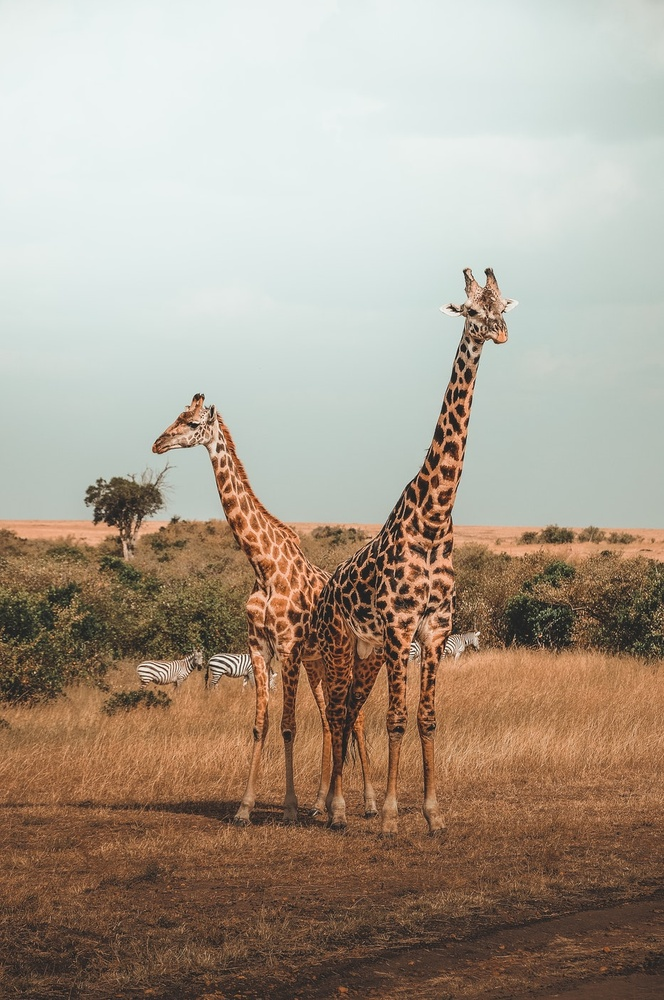
#> input picture Udemy/Python_CV_OpenCV&DL_JosePortilla/Data/giraffes.jpg, 664 x 1000 px, shrunk from 933 x 1405 before the run
$ jupyter execute Image-Processing-Assessment.ipynb   (shell and % lines are left out)   (older library calls are emulated)
#> lines starting #> are read from the running program, lines starting #| are printed output that depends on the picture; after the words box and inside, x2 and y2 are one past the last pixel; in counts of white or black regions, pixels touching at a corner belong together
<a href="https://www.pieriandata.com"></a>
*Copyright Pierian Data Inc.*

# Image Processing Assessment

Complete the tasks in bold below! Feel free to treat this as a code along by skipping this assessment lecture and moving straight to the solutions lecture!

**Some Useful Code is already here for you in the cells below:**

[cell 1]
import cv2
import matplotlib.pyplot as plt
import numpy as np

[cell 2]
def display_img(img,cmap=None):
    fig = plt.figure(figsize=(12,10))
    ax = fig.add_subplot(111)
    ax.imshow(img,cmap)

**TASK: Open and display the giaraffes.jpg image that is located in the DATA folder.**

[cell 3]
color_giaraffes = cv2.imread('../Data/giraffes.jpg')
#> color_giaraffes is the input picture: shape (1000, 664, 3); mean B, G, R 141.5, 156.7, 170
show_color_giaraffes = cv2.cvtColor(color_giaraffes,cv2.COLOR_BGR2RGB)
display_img(show_color_giaraffes)

**TASK:Apply a binary threshold onto the image.**

[cell 4]
gray_giaraffes = cv2.cvtColor(color_giaraffes,cv2.COLOR_BGR2GRAY)
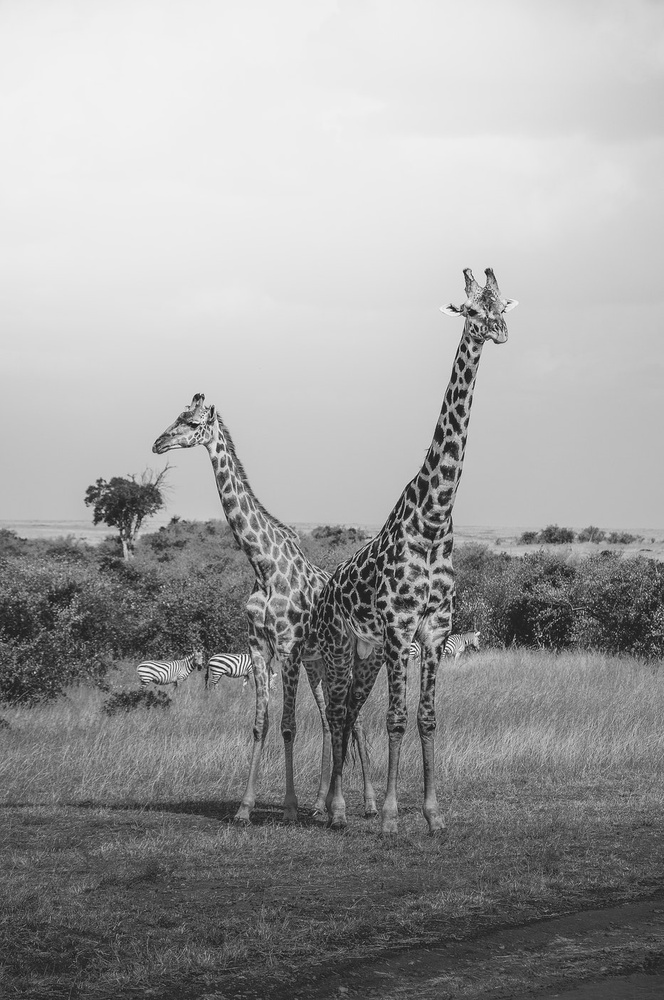
#> gray_giaraffes: shape (1000, 664); min 6, max 252, mean 158.9
ret,binary_giaraffe = cv2.threshold(gray_giaraffes,128,255,cv2.THRESH_BINARY)
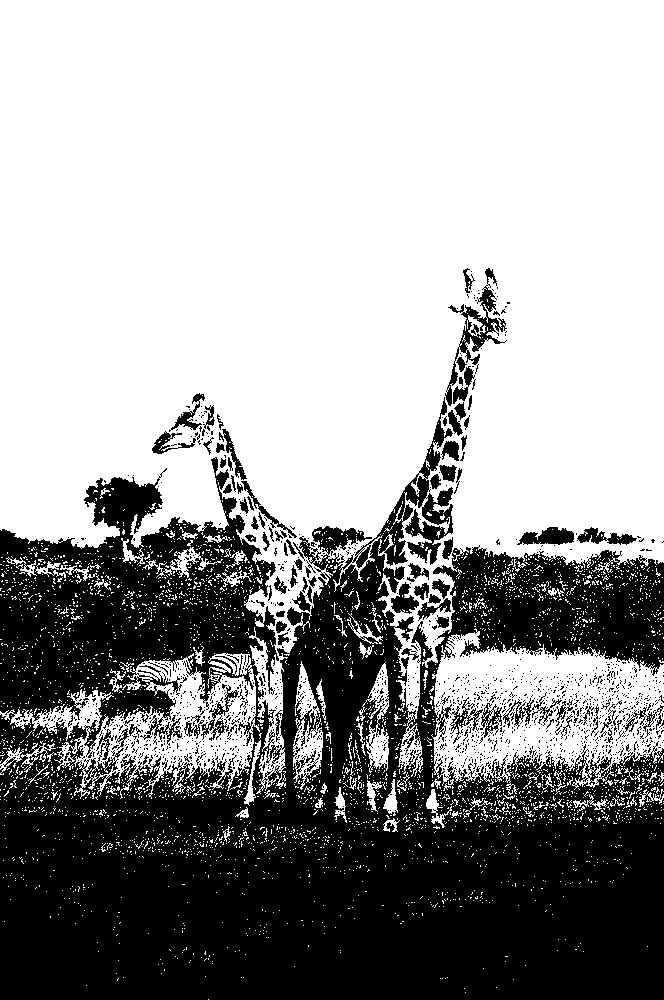
#> binary_giaraffe: shape (1000, 664); 62.1% white; 1579 black regions (1473 under 20 px), largest, box (x1, y1, x2, y2) and area: (0, 397, 664, 1000) 235546, (445, 268, 507, 406) 1539, (517, 527, 574, 545) 672
display_img(binary_giaraffe,'gray')

**TASK: Open the giaraffes.jpg file from the DATA folder and convert its colorspace to  HSV and display the image.**

[cell 5]
color_ToHSV_giaraffes = cv2.imread('../Data/giraffes.jpg')
hsv_giaraffes = cv2.cvtColor(color_ToHSV_giaraffes,cv2.COLOR_BGR2HSV)
#> hsv_giaraffes: shape (1000, 664, 3); mean H, S, V 45.8, 68.1, 174.8
display_img(hsv_giaraffes)

**TASK: Create a low pass filter with a 4 by 4 Kernel filled with values of 1/10 (0.01) and then use 2-D Convolution to blur the giraffer image (displayed in normal RGB)**

[cell 6]
kernel = np.ones((4,4),dtype=np.uint8)*(0.1)
print(kernel)

[cell 7]
color_giarafees = cv2.imread('../Data/giraffes.jpg')
img = cv2.cvtColor(color_giarafees,cv2.COLOR_BGR2RGB)
blurr_giaraffes = cv2.filter2D(img,-1,kernel)
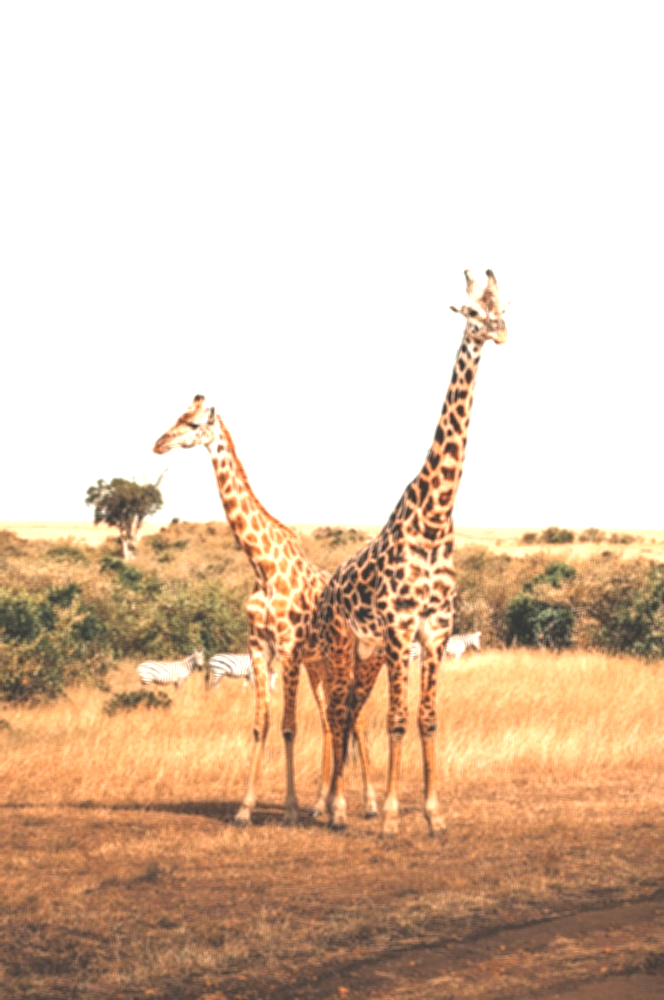
#> blurr_giaraffes: shape (1000, 664, 3); mean R, G, B 223.8, 200.3, 179.2
display_img(blurr_giaraffes)

**TASK: Create a Horizontal Sobel Filter (sobelx from our lecture) with a kernel size of 5 to the grayscale version of the giaraffes image and then display the resulting gradient filtered version of the image.**

[cell 8]
img_gray = cv2.imread('../Data/giraffes.jpg',0)
#> img_gray: shape (1000, 664); min 5, max 255, mean 158.9
sobelx = cv2.Sobel(img_gray,cv2.CV_64F,1,0,ksize=5)
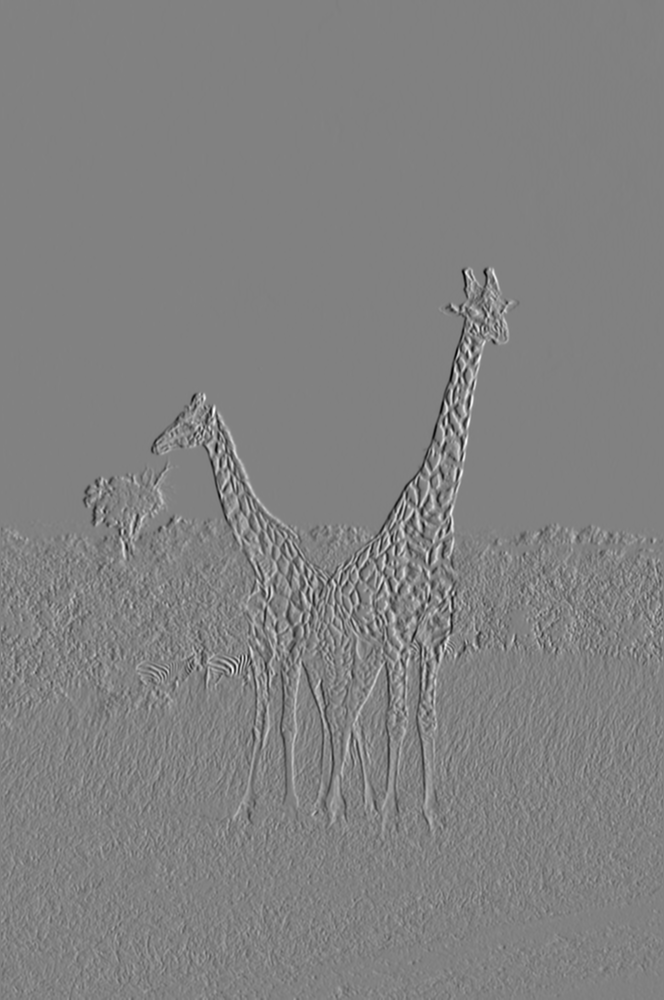
#> sobelx: shape (1000, 664) float64; min -8199, max 7954, mean -1.6; drawn with min black and max white
display_img(sobelx,'gray')

**TASK: Plot the color histograms for the RED, BLUE, and GREEN channel of the giaraffe image. Pay careful attention to the ordering of the channels.**

[cell 9]
img = cv2.imread('../Data/giraffes.jpg')
fig = plt.figure(figsize=(5,5))
ax = fig.add_subplot(111)

color = ('b','g','r')
for i,col in enumerate(color):
    histr = cv2.calcHist([img],[i],None,[256],[0,256])
    ax.plot(histr,color = col)
    plt.xlim([0,256])
plt.title('Giaraffes Histogram')
plt.show()
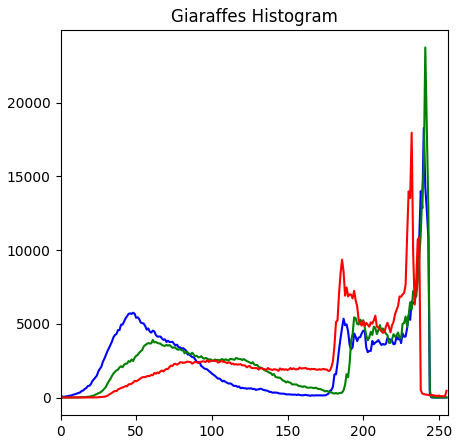
#> figure drawn by matplotlib, 1 panel; curve peaks at x = 240, y = 18275; curve peaks at x = 241, y = 23741; curve peaks at x = 232, y = 17962

$ run again, with Udemy/Python_CV_OpenCV&DL_JosePortilla/Data/Nadia_Murad.jpg copied over Udemy/Python_CV_OpenCV&DL_JosePortilla/Data/giraffes.jpg
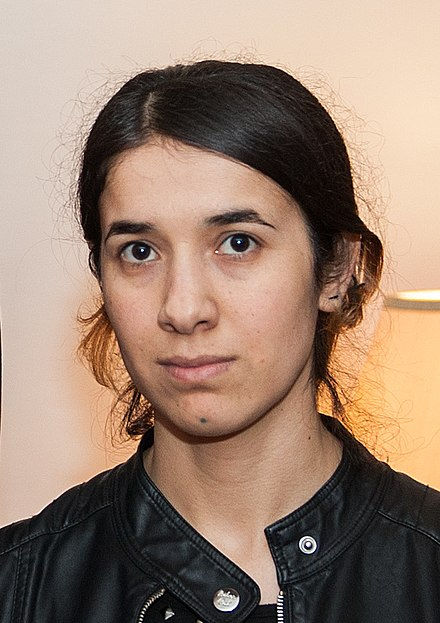
#> input picture Udemy/Python_CV_OpenCV&DL_JosePortilla/Data/Nadia_Murad.jpg, 440 x 623 px
#> color_giaraffes is the input picture: shape (623, 440, 3); mean B, G, R 112.7, 129.2, 153.8
#> `ret,binary_giaraffe = cv2.threshold(gray_giaraffes,128,255,cv2.THRESH_..`:
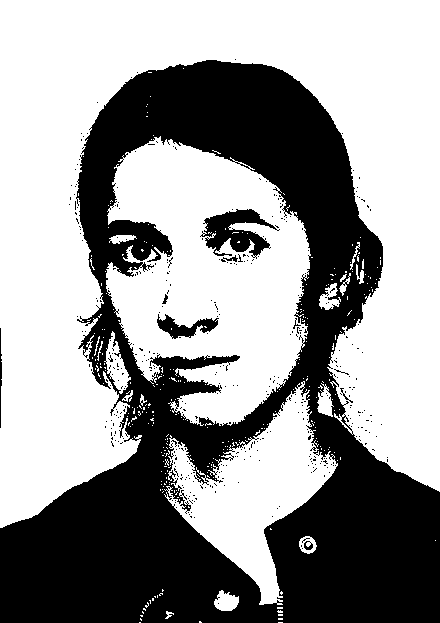
#> binary_giaraffe: shape (623, 440); 60.1% white; 405 black regions (396 under 20 px), largest, box (x1, y1, x2, y2) and area: (0, 60, 440, 623) 105805, (200, 209, 280, 259) 1862, (157, 314, 219, 339) 682
#> hsv_giaraffes: shape (623, 440, 3); mean H, S, V 29, 73.3, 154.7
#> `plt.show()`:
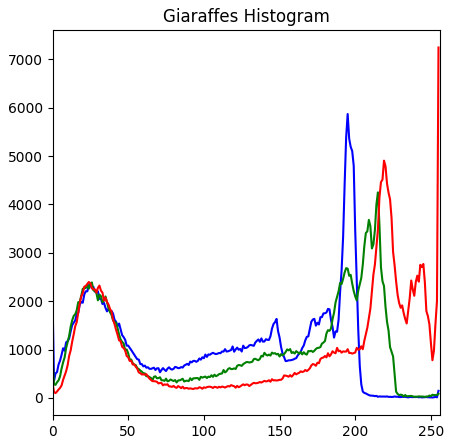
#> figure drawn by matplotlib, 1 panel; curve peaks at x = 195, y = 5871; curve peaks at x = 215, y = 4251; curve peaks at x = 255, y = 7247
